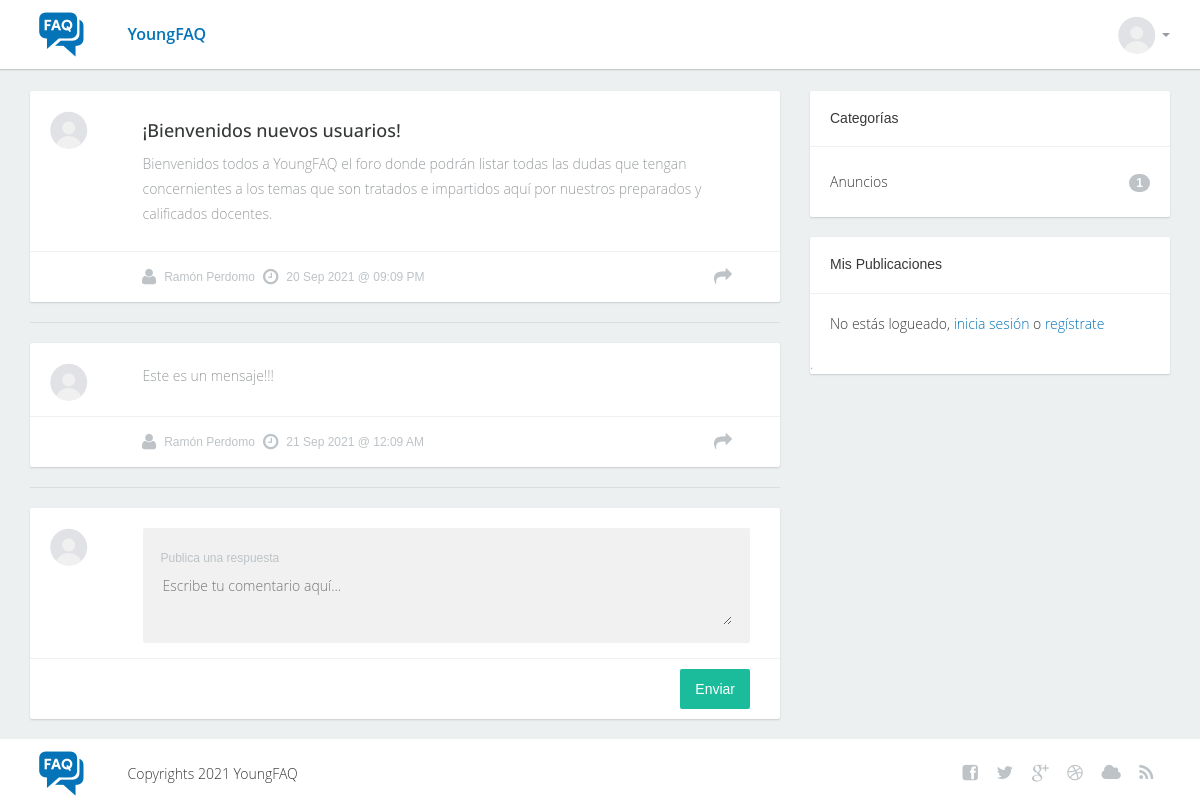
The page /topic/1 on the database its author committed.
### tables this page shows
CREATE TABLE IF NOT EXISTS `topics` (
  `id` int(11) NOT NULL AUTO_INCREMENT,
  `id_user` int(11) NOT NULL,
  `title` text NOT NULL,
  `content` text NOT NULL,
  `date_created` datetime DEFAULT current_timestamp(),
  `comments` int(11) NOT NULL,
  `views` int(11) NOT NULL,
  `status` text NOT NULL,
  PRIMARY KEY (`id`)
);

CREATE TABLE IF NOT EXISTS `users` (
  `id` int(11) NOT NULL AUTO_INCREMENT,
  `username` varchar(30) NOT NULL,
  `name` varchar(40) NOT NULL,
  `email` varchar(30) NOT NULL,
  `password` varchar(30) NOT NULL,
  `level` varchar(2) NOT NULL,
  PRIMARY KEY (`id`)
);

CREATE TABLE IF NOT EXISTS `comments` (
  `id` int(11) NOT NULL AUTO_INCREMENT,
  `id_topic` int(11) NOT NULL,
  `id_user` int(11) NOT NULL,
  `content` text NOT NULL,
  `date_created` datetime NOT NULL DEFAULT current_timestamp(),
  `status` text NOT NULL,
  PRIMARY KEY (`id`)
);

CREATE TABLE IF NOT EXISTS `categories` (
  `id` int(11) NOT NULL AUTO_INCREMENT,
  `name` text NOT NULL,
  `slug` text NOT NULL,
  `count` int(11) NOT NULL,
  PRIMARY KEY (`id`)
);

### topic.php (the view, shortened to what this page needs)
<?php
include 'core/init.php';
if (isset($_GET['id']) && is_numeric($_GET['id'])) {
    $topic_id = $_GET['id'];
    include 'require/header.php'; ?>
    <section class="content">
        <br>
        <div class="container">
            <div class="row">
                <div class="col-lg-8 col-md-8">
                    <?php
                    $conn = new dbLink();
                    $conn->select("topics", "id, id_user, title, content, date_created, status", "id = $topic_id and status = 'published'");
                    if ($conn->on) {
                        $result = $conn->sql;
                        $row = mysqli_fetch_row($result);
                        if (!empty($row)) {
                            $user_id = $row['1'];
                    ?>
                            <div class="post">
                                <div class="topwrap">
                                    <div class="userinfo pull-left">
                                        <div class="avatar">
                                            <img src="/assets/images/avatar.png" alt="">
                                        </div>
                                    </div>
                                    <div class="posttext pull-left">
                                        <h2><?php echo $row['2']; ?></h2>
                                        <p><?php echo $row['3']; ?></p>
                                    </div>
                                    <div class="clearfix"></div>
                                </div>
                                <div class="postinfobot">
                                    <div class="posted pull-left">
                                        <?php echo $conn->getUser($user_id); ?>
                                        <i class="fa fa-clock-o"></i><span><?php echo date('d M Y @ h:m A', strtotime($row['4'])); ?></span>
                                    </div>
                                    <div class="next pull-right">
                                        <a href="#"><i class="fa fa-share"></i></a>
                                    </div>
                                    <div class="clearfix"></div>
                                </div>
                            </div>
                            <hr>
                            <?php
                            $topic_id = $row['0'];
                            $conn = new dbLink();
                            $conn->select("comments", "id_user, content, date_created, status", "id_topic = $topic_id and status = 'published'");
                            $result = $conn->sql;
                            if (mysqli_num_rows($result) > 0) {
                                $row = mysqli_fetch_row($result);
                            ?>
                                <div class="post">
                                    <div class="topwrap">
                                        <div class="userinfo pull-left">
                                            <div class="avatar">
                                                <img src="/assets/images/avatar.png" alt="">
                                            </div>
                                        </div>
                                        <div class="posttext pull-left">
                                            <p><?php echo $row['1']; ?></p>
                                        </div>
                                        <div class="clearfix"></div>
                                    </div>
                                    <div class="postinfobot">
                                        <div class="posted pull-left">
                                        <?php echo $conn->getUser($row['0']); ?>
                                        <i class="fa fa-clock-o"></i><span><?php echo date('d M Y @ h:m A', strtotime($row['2'])); ?></span>
                                    </div>
                                        <div class="next pull-right">
                                            <a href="#"><i class="fa fa-share"></i></a>
                                        </div>
                                        <div class="clearfix"></div>
                                    </div>
                                </div>
                                <hr>
                                <div class="post">
                                    <form action="#" class="form" method="post">
                                        <div class="topwrap">
                                            <div class="userinfo pull-left">
                                                <div class="avatar">
                                                    <img src="/assets/images/avatar.png" alt="">
                                                </div>
                                            </div>
                                            <div class="posttext pull-left">
                                                <div class="textwraper">
                                                    <div class="postreply">Publica una respuesta</div>
                                                    <textarea name="reply" id="reply" placeholder="Escribe tu comentario aquí..." control-id="ControlID-4"></textarea>
                                                </div>
                                            </div>
                                        </div>
                                        <div class="postinfobot">
                                            <div class="pull-right postreply">
                                                <div class="pull-left"><button type="submit" class="btn btn-primary" control-id="ControlID-6">Enviar</button></div>
                                            </div>
                                            <div class="clearfix"></div>
                                        </div>
                                    </form>
                                </div>
                            <?php
                            }
                        }
                    } ?>
                </div>
                <?php include('require/sidebar.php'); ?>
            </div>
        </div>
<?php include('require/footer.php');
} ?>

### core/init.php (shortened to what this page needs)
<?php
class dbLink
{
    private $DBHOST = 'localhost';
    private $DBUSER = 'root';
    private $DBPASS = '';
    private $DBNAME = 'youngfaq';
    protected $mysqli;
    public function __construct()
    {
        try {
            $this->mysqli = @mysqli_connect($this->DBHOST, $this->DBUSER, $this->DBPASS, $this->DBNAME);
            $this->on = true;
        } catch (Exception $e) {
            $this->on = false; ?>
            <div class="post">
                <div class="wrap-ut not-found">
                    <div class="posttext">
                        <?php echo $e->getMessage() . PHP_EOL; ?>
                    </div>
                </div>
            </div>
<?php
        }
        return $this->mysqli;
    }
    public function select($table, $rows = "*", $where = null)
    {
        if ($this->mysqli) {
            if ($where != null) {
                $sql = "SELECT $rows FROM $table WHERE $where";
            } else {
                $sql = "SELECT $rows FROM $table";
            }
            $this->sql = $result = $this->mysqli->query($sql);
        }
    }
    public function getUser($id, $justName = false)
    {
        if ($this->mysqli) {
            $s = "SELECT name FROM users WHERE id = $id";
            $r = $this->mysqli->query($s);
            if ($r != false) {
                $user = mysqli_fetch_row($r);
                if (!empty($user)) {
                    if ($justName == false){
                    return '<i class="fa fa-user"></i> <span>' . $user[0] . '</span>';
                }else{
                    return '<span>' . $user[0] . '</span>';
                }
                }
            }
            return;
        }
    }
    public function getUserPost($id = null)
    {
        if ($this->mysqli) {
            if (isset($_SESSION['user'])) {
                $id = $_SESSION['user'];
                $s = "SELECT id, id_user, title FROM topics WHERE id_user = $id AND status = 'published'";
                $r = $this->mysqli->query($s);
                if ($r != false) {
                    while ($row = mysqli_fetch_assoc($r)) {?>
                    <div class="divline"></div>
                    <div class="blocktxt">
                        <a href="/topic/<?php echo $row['id']; ?>"> <span><?php echo $row['title']; ?></a><br>
                    </div>
             <?php  }
                }
            } else {
                return '<div class="divline"></div>
                <div class="blocktxt">
                No estás logueado, <a data-toggle="modal" data-target="#loginModal">inicia sesión</a> o <a data-toggle="modal" data-target="#registerModal">regístrate</a> </div>.' . PHP_EOL;
            }
        } else {
            return '<div class="posttext">Ha habido un error en el sistema. Favor contacte a un administrador.</div>' . PHP_EOL;
        }
    }
}

### require/sidebar.php
<div class="col-lg-4 col-md-4">
    <?php
    $conn = new dbLink();
    $conn->select("categories", "*");
    if ($conn->on) {
        $result = $conn->sql;
        if (mysqli_num_rows($result) > 0) {
    ?>
            <div class="sidebarblock">
                <h3>Categorías</h3>
                <div class="divline"></div>
                <div class="blocktxt">
                    <ul class="cats">
                        <?php while ($row = mysqli_fetch_assoc($result)) { ?>
                            <li><a href="/category/<?php echo $row['slug']; ?>"><?php echo $row['name']; ?><span class="badge pull-right"><?php echo $row['count']; ?></span></a></li>
                        <?php } ?>
                    </ul>
                </div>
            </div>
    <?php }
    } ?>
    <div class="sidebarblock">
        <h3>Mis Publicaciones</h3>
            <?php echo  $conn->getUserPost(); ?>
        </div>
    </div>
</div>

### assets/css/main.css (style rules this page uses)
body { font-family: 'Open Sans Light', sans-serif; font-size: 14px; color: #989c9e; background-color: #ecf0f1; padding-bottom: 69px;; }
a { color: var(--thm-base); text-decoration: none; cursor: pointer; }
hr { border-color: #ddd; }
button { outline: none !important; }
.content { border-top: solid 1px #e0e4e5; }
.avatar { position: relative; }
.avatar img { border-radius: 50%; }
.sidebarblock { background-color: #ffffff; border-radius: 2px; box-shadow: 0 1px 2px #c9cccd; margin-bottom: 20px; }
.sidebarblock h3 { color: #363838; font-size: 14px; font-family: 'Open Sans Bold', sans-serif; margin: 0; padding: 20px; }
.sidebarblock .divline { height: 1px; line-height: 1px; border-bottom: solid 1px #f1f1f1; }
.sidebarblock .blocktxt { padding:20px; }
ul.cats li { list-style: none; display: block; margin:0; padding:0; line-height: 30px; }
ul.cats { margin: 0; padding: 0; }
ul.cats li a { font-size: 14px; color: #363838; font-family: 'Open Sans Light', sans-serif; line-height: 30px; }
ul.cats .badge { background-color: #bdc3c7; font-size: 12px; color: #ffffff; font-family: 'Open Sans Bold', sans-serif; margin-top: 7px; }
.sidebarblock .blocktxt { font-size: 14px; color: #363838; font-family: 'Open Sans Light', sans-serif; }
.post { background-color: #ffffff; border-radius: 2px; box-shadow: 0 1px 2px #c9cccd; margin-bottom: 20px; }
.post .userinfo { width: 15%; padding: 20px 0 15px 15px; }
.post .posttext { width: 85%; padding-right: 30px; padding-top: 20px; padding-bottom: 15px; color: #989c9e; font-size: 14px; font-family: 'Open Sans Light', sans-serif; line-height: 25px; }
.post .avatar { width: 37px; margin-left: 5px; }
.post h2 { color: #363838; font-size: 18px; font-family: 'Open Sans', sans-serif; margin-top: 10px; margin-bottom: 10px; }
.postinfobot { border-top: solid 1px #f1f1f1; line-height: 50px; padding: 0 30px 0 94px; }
.postinfobot .posted { display: flex; align-items: center; width: 300px; margin-left: 18px; font-size: 12px; color: #bdc3c7; font-family: 'Open Sans Regular', sans-serif; }
.postinfobot .posted span { padding-right: 8px; }
.postinfobot .posted i { font-size: 18px; color: #bdc3c7; padding-right: 8px; }
.postinfobot .next { height: 50px; text-align: right; display: flex; align-items: center; }
.postinfobot .next a { font-size: 18px; color: #bdc3c7; }
.postinfobot .next a i { padding-right: 18px; }
.postinfobot .postreply { padding: 10px 0px 10px 0px; }
.post blockquote .original, .postreply { font-size: 12px; color: #bdc3c7; display: block; font-family: 'Open Sans Regular', sans-serif; }
.textwraper textarea { border: none; box-shadow: none; background-color: #f1f1f1; width: 100%; max-width: 100%; outline: none; }
.textwraper { background-color: #f1f1f1; border-radius: 2px; padding:18px; }
.btn-primary { background-color: #1abc9c; box-shadow: none; border-radius: 2px; padding: 10px 15px; color: #ffffff; font-size: 14px; font-family: 'Open Sans Bold', sans-serif; border: none; }

### assets/css/color.css (style rules this page uses)
:root { --thm-base: #0573b7; --thm-base-rgb: rgba(49, 128, 219, 0.8); --thm-primary: #C90101; --thm-secondary: #FEC009; --thm-primary-rgb: 249, 77, 28; --thm-gray: #74787c; --thm-gray-rgb: 116, 120, 124; --thm-black: #1a1a1a; --thm-black-rgb: 26, 26, 26; }

### assets/css/responsive.css (style rules this page uses)
@media (min-width: 992px) and (max-width: 1200px) { .textwraper textarea { width: 100%; } }

### rows shown on the page
topics: title "¡Bienvenidos nuevos usuarios!", content "Bienvenidos todos a YoungFAQ el foro donde podrán listar todas las dudas que tengan concernientes a los temas que son tratados e impartidos aquí por nuestros preparados y calificados docentes.", date_created "20 Sep 2021 @ 09:09 PM"
users: name "Ramón Perdomo Ramón Perdomo"
comments: content "Este es un mensaje!!!", date_created "21 Sep 2021 @ 12:09 AM"
categories: name "Anuncios", count "1"
